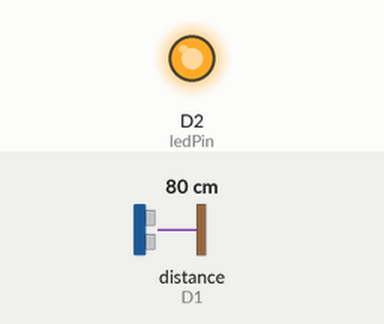
The program below on a simulated ESP8266 (NodeMCU). Shown: output pins drawn as LEDs (lit = HIGH). Wiring (inferred from the names in the program): ultrasonic range finder: trigger D0; echo D1. The test bench sets the inputs (shaded band); at power-on: distance to the obstacle (sensor on D1) 80 cm. The echo pulse lasts 58.3 µs per cm; pins used as bus, display or sensor lines are not drawn; what the program prints to the serial monitor is not drawn.

Above: at 1.8 s.
1.9 s: distance to the obstacle (sensor on D1) set to 12 cm
3.4 s: distance to the obstacle (sensor on D1) set to 9 cm
At 5.1 s:
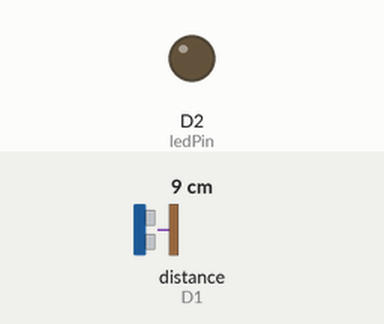
5.5 s: distance to the obstacle (sensor on D1) set to 18 cm
At 6.7 s:
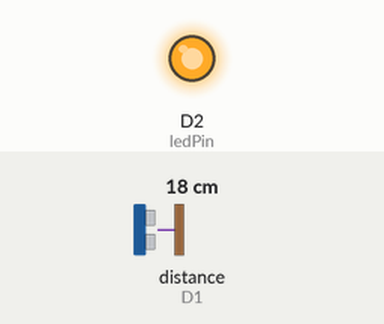
7.5 s: distance to the obstacle (sensor on D1) set to 2 cm
At 8.4 s:
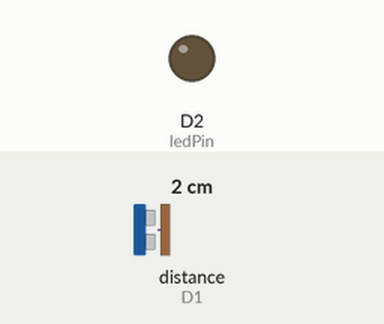
Timing chart, 0 to 10.5 s (numbered marks = the images above; inputs shaded):
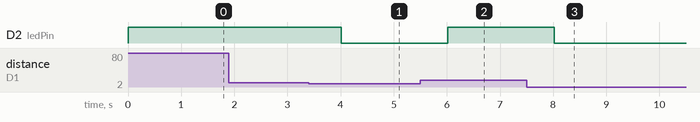

The program:

main.cpp
```cpp
#include <Arduino.h>

// Deklarasi Variabel
int echoPin = D1;
int trigPin = D0;
int ledPin = D2;

// Deklarasi Waktu dan Jarak
long duration;
int distance;

void setup() {
  pinMode (echoPin, INPUT);
  pinMode (trigPin, OUTPUT);
  pinMode (ledPin, OUTPUT);

  Serial.begin (9600);
}

void loop() {
 digitalWrite(trigPin,LOW);
 delayMicroseconds(5);
 digitalWrite(trigPin, HIGH);
 delayMicroseconds(5);
 digitalWrite (trigPin, LOW);

 // UNTUK MENGHITUNG WAKTU SINYAL DITERIMA
 duration = pulseIn(echoPin, HIGH);

 // Menghitung Jarak
 distance = duration*0.034/2;

 // Display serial monitor
 Serial.print("Distance");
 Serial.print(distance);
 Serial.print("cm");

 // Set LED berdasarkan kondisi
 if (distance>=10){
  digitalWrite(ledPin, HIGH);
 }
 else {
  digitalWrite(ledPin, LOW);
 }
 delay(1000);
}
```

Measured:
- the behaviour switches between 11 and 10 cm on distance to the obstacle (sensor on D1) (found by bisection; images 0 and 1)
- after the input at 1.9 s, every drawn part: stays the same
- after the input at 3.4 s, D2 (ledPin): HIGH → LOW after 0.61 s
- after the input at 5.5 s, D2 (ledPin): LOW → HIGH after 0.52 s
- after the input at 7.5 s, D2 (ledPin): HIGH → LOW after 0.52 s
